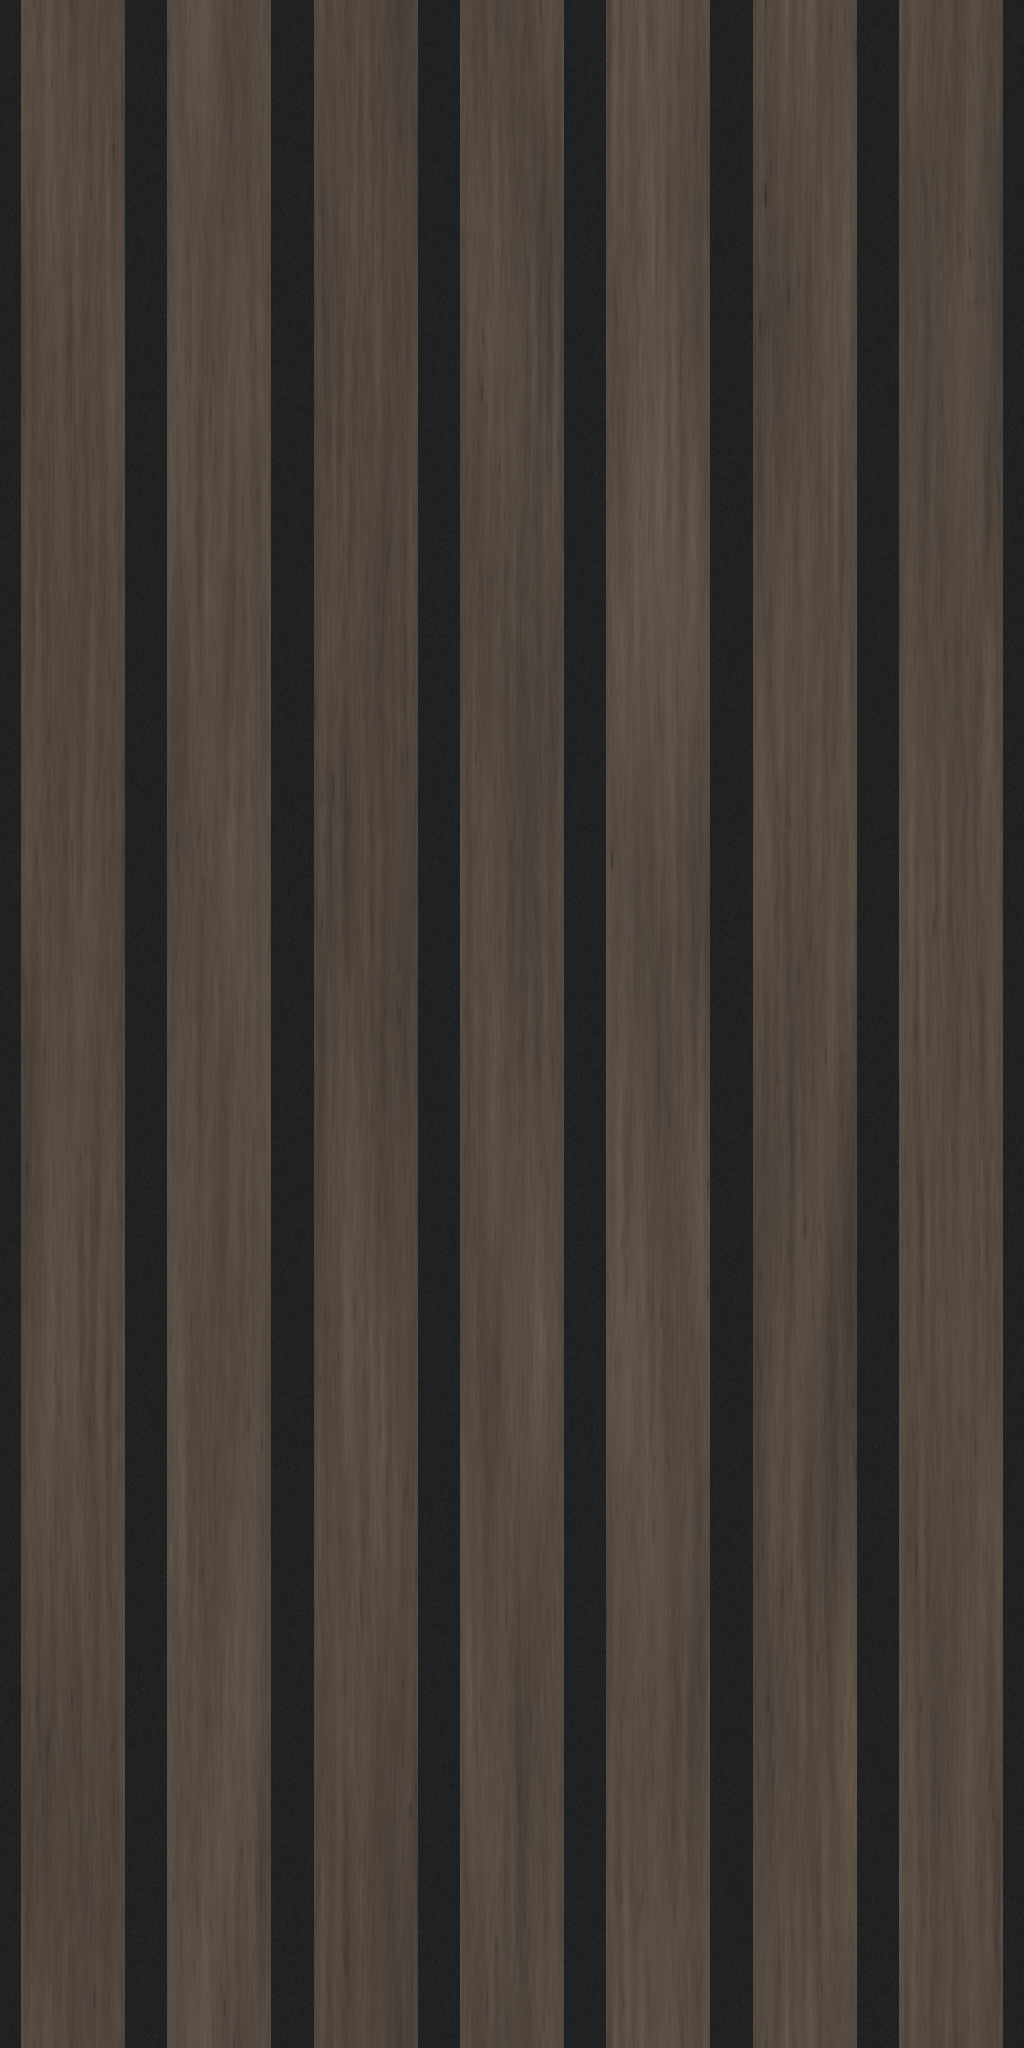

Python code for this plot:
import json
from pathlib import Path

import numpy as np
from PIL import Image, ImageDraw
from scipy.ndimage import gaussian_filter, map_coordinates

ROOT = Path(__file__).resolve().parent
W, H = 1024, 2048
SLATS, FACE, GAP = 7, 1.20, 0.49
PITCH = FACE + GAP
WIDTH, HEIGHT = SLATS * PITCH, SLATS * PITCH * 2
rng = np.random.default_rng(314159)
y, x = np.mgrid[:H, :W].astype(np.float64)


def field(nx, ny):
    grid = rng.normal(size=(ny, nx))
    result = map_coordinates(grid, [y * ny / H, x * nx / W],
                             order=3, mode='grid-wrap')
    return (result - result.mean()) / result.std()


# Every noise field is periodic; grain distortion also closes at the tile boundary.
warp = 2.8 * field(12, 5) + 0.8 * field(32, 11)
warped_x = x + warp
broad = field(35, 7)
long_grain = field(190, 12)
fibers = field(480, 75)
fine = field(750, 430)
flow = np.sin(2 * np.pi * (warped_x * 230 / W + 0.20 * field(22, 9)))
flow2 = np.sin(2 * np.pi * (warped_x * 391 / W + 0.13 * field(37, 14)))
pores = np.maximum(0, field(360, 95) - 1.15) ** 1.3
pores *= 0.5 + 0.5 * np.clip(field(75, 35), 0, 1)

local = ((x + 0.5) / W * WIDTH) % PITCH
from_center = np.abs(local - PITCH / 2)
wood = from_center <= FACE / 2
slat_index = np.floor((x + 0.5) / W * SLATS).astype(int)
slat_tones = np.array([-1.5, 2.0, -3.0, 0.4, 3.0, -0.6, 1.2])
tone = slat_tones[slat_index]
variation = (2.6 * broad + 2.8 * long_grain + 1.5 * fibers
             + 0.65 * fine + 1.1 * flow + 0.6 * flow2 - 4.5 * pores + tone)
# Palette measured only on the main listing photo's unobstructed veneer faces.
base = np.array([83.0, 72.0, 63.0])
color_wood = base + variation[..., None] * np.array([1.0, 0.91, 0.80])
color_wood += broad[..., None] * np.array([0.55, 0.05, -0.35])
felt_noise = field(700, 1100)
felt = np.array([32.0, 33.0, 34.0]) + felt_noise[..., None] * 1.6
color = np.where(wood[..., None], color_wood, felt)
color = np.uint8(np.clip(np.rint(color), 0, 255))

# The surface is veneer on felt, with 45-degree cuts rather than rigid slat sides.
groove_depth_mm = np.clip((from_center - FACE / 2) * 25.4, 0, 6.2)
height_mm = 9.0 - groove_depth_mm
micro_wood = (0.009 * long_grain + 0.008 * fibers + 0.003 * fine
              - 0.018 * pores)
height_mm += np.where(wood, micro_wood, 0.009 * felt_noise)
height_mm = gaussian_filter(height_mm, sigma=(0.0, 0.42), mode='wrap')
dx = WIDTH * 25.4 / W
dy = HEIGHT * 25.4 / H
sx = (np.roll(height_mm, -1, axis=1) - np.roll(height_mm, 1, axis=1)) / (2 * dx)
sy = (np.roll(height_mm, -1, axis=0) - np.roll(height_mm, 1, axis=0)) / (2 * dy)
# Image rows point down; tangent-space +Y points up (OpenGL).
normals = np.stack([-sx, sy, np.ones_like(sx)], axis=-1)
normals /= np.linalg.norm(normals, axis=-1, keepdims=True)
normal_rgb = np.uint8(np.clip(np.rint((normals * 0.5 + 0.5) * 255), 0, 255))
Image.fromarray(color).save(ROOT / 'texture.png')
Image.fromarray(normal_rgb).save(ROOT / 'normal.png')
metadata = {
    'repeatWidthIn': round(WIDTH, 2),
    'repeatHeightIn': round(HEIGHT, 2),
    'depthIn': 0.35,
    'note': 'Manufacturer specifications override photo estimates: seven 1.20 in faces on a 1.69 in pitch with 0.49 in, 90-degree V-grooves cut 6.2 mm deep, leaving 2.8 mm felt, and 0.35 in total depth; these exact face/groove sizes total 11.83 in rather than the inconsistent listed 11.80 in panel width. The tile is seven pitches wide and 23.66 in tall, with periodic procedural oak grain and dark smoked-brown veneer/black felt colors sampled from the main listing photo.'
}
(ROOT / 'texture.json').write_text(json.dumps(metadata, indent=2) + '\n')

light = np.array([-0.45, 0.55, 0.80])
light /= np.linalg.norm(light)
shading = 0.28 + 0.72 * np.maximum(0, normals @ light)
linear = np.where(color / 255 <= 0.04045, color / 255 / 12.92,
                  ((color / 255 + 0.055) / 1.055) ** 2.4)
shaded_linear = linear * shading[..., None]
shaded = np.where(shaded_linear <= 0.0031308, shaded_linear * 12.92,
                  1.055 * shaded_linear ** (1 / 2.4) - 0.055)
shaded = np.uint8(np.clip(np.rint(shaded * 255), 0, 255))
thumb = (307, 614)
flat_thumb = Image.fromarray(color).resize(thumb, Image.Resampling.LANCZOS)
shaded_thumb = Image.fromarray(shaded).resize(thumb, Image.Resampling.LANCZOS)
preview = Image.new('RGB', (thumb[0] * 6 + 24, thumb[1] * 3 + 40), '#dddddd')
draw = ImageDraw.Draw(preview)
draw.text((12, 12), 'COLOR MAP / 3 x 3', fill='#222222')
draw.text((thumb[0] * 3 + 24, 12), 'NORMAL-MAP LIGHTING / 3 x 3 / UPPER LEFT', fill='#222222')
for row in range(3):
    for col in range(3):
        preview.paste(flat_thumb, (col * thumb[0], 40 + row * thumb[1]))
        preview.paste(shaded_thumb, (thumb[0] * 3 + 24 + col * thumb[0], 40 + row * thumb[1]))
preview.save(ROOT / 'preview.png')
assert W / H == WIDTH / HEIGHT
assert color.shape == normal_rgb.shape == (H, W, 3)
for name, values in [('color', color.astype(float)), ('normal', normal_rgb.astype(float))]:
    print(name, 'wrap deltas x/y:',
          round(np.abs(values[:, 0] - values[:, -1]).mean(), 3),
          round(np.abs(values[0] - values[-1]).mean(), 3))
print(json.dumps(metadata, indent=2))
